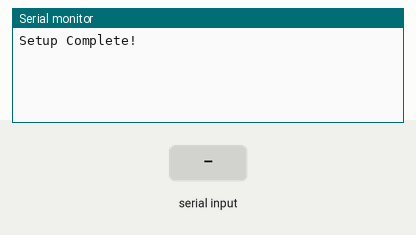
This sketch was run on a simulated Arduino Uno, built with avr-gcc and run on an emulated ATmega328P. Parts: the last lines printed to the serial monitor. The test bench sets the inputs (shaded band).

Above: at 2.2 s.
2.3 s: "1" received over the second serial link
At 3.2 s:
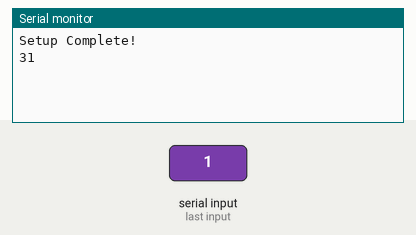
3.8 s: "0" received over the second serial link
At 4.3 s:
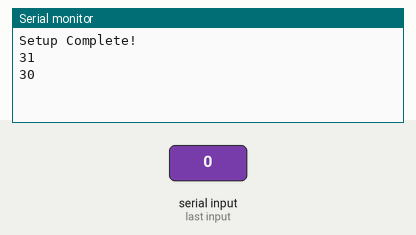
5.3 s: "2" received over the second serial link
At 6.7 s:
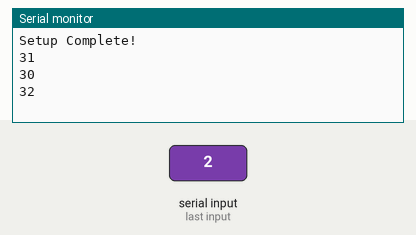

The sketch:

TF-TDS-01.ino
```cpp
#include <SoftwareSerial.h>

SoftwareSerial mySerial(2, 3); // D2 = RX, D3 = TX

void setup() {
  Serial.begin(9600);
  mySerial.begin(9600);
  delay(1000);
  Serial.println("Setup Complete!");

}


void loop() {
    while(!mySerial.available()); // wait for the serial port to senr data

    int incomingByte = mySerial.read();

    Serial.println(incomingByte,HEX);
  }
```

Measured:
- after the input at 2.3 s, the serial monitor: prints a new line at once (image 1)
- after the input at 3.8 s, the serial monitor: prints a new line at once (image 2)
- after the input at 5.3 s, the serial monitor: prints a new line at once (image 3)
